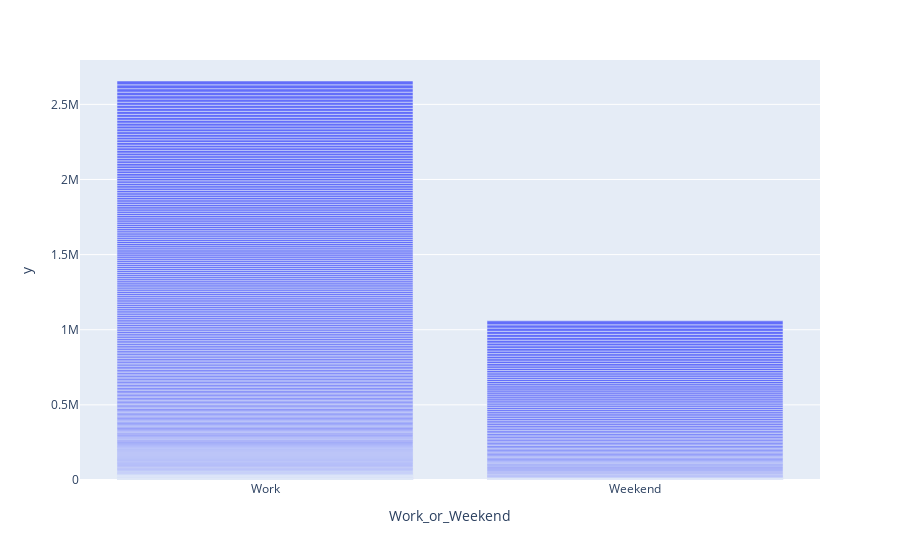

Notebook source saved alongside this figure:
### Code cell
fig = px.bar(fitbit,x='Work_or_Weekend', y=fitbit['Steps'].sort_values())
fig.show();

### Figure 1 — Plotly figure (JSON) as saved in the notebook; plotly's stock layout.template omitted (floating-point values rounded to 4 significant figures; data arrays with more than 128 entries replaced by an {"elided": "..."} marker saying what was removed)
{"data": [{"alignmentgroup": "True", "hovertemplate": "Work_or_Weekend=%{x}<br>y=%{y}<extra></extra>", "legendgroup": "", "marker": {"color": "#636efa", "pattern": {"shape": ""}}, "name": "", "offsetgroup": "", "orientation": "v", "showlegend": false, "textposition": "auto", "type": "bar", "x": {"elided": "367 str values"}, "xaxis": "x", "y": {"elided": "367 int values"}, "yaxis": "y"}], "layout": {"barmode": "relative", "legend": {"tracegroupgap": 0}, "margin": {"t": 60}, "xaxis": {"anchor": "y", "domain": [0, 1], "title": {"text": "Work_or_Weekend"}}, "yaxis": {"anchor": "x", "domain": [0, 1], "title": {"text": "y"}}}}
